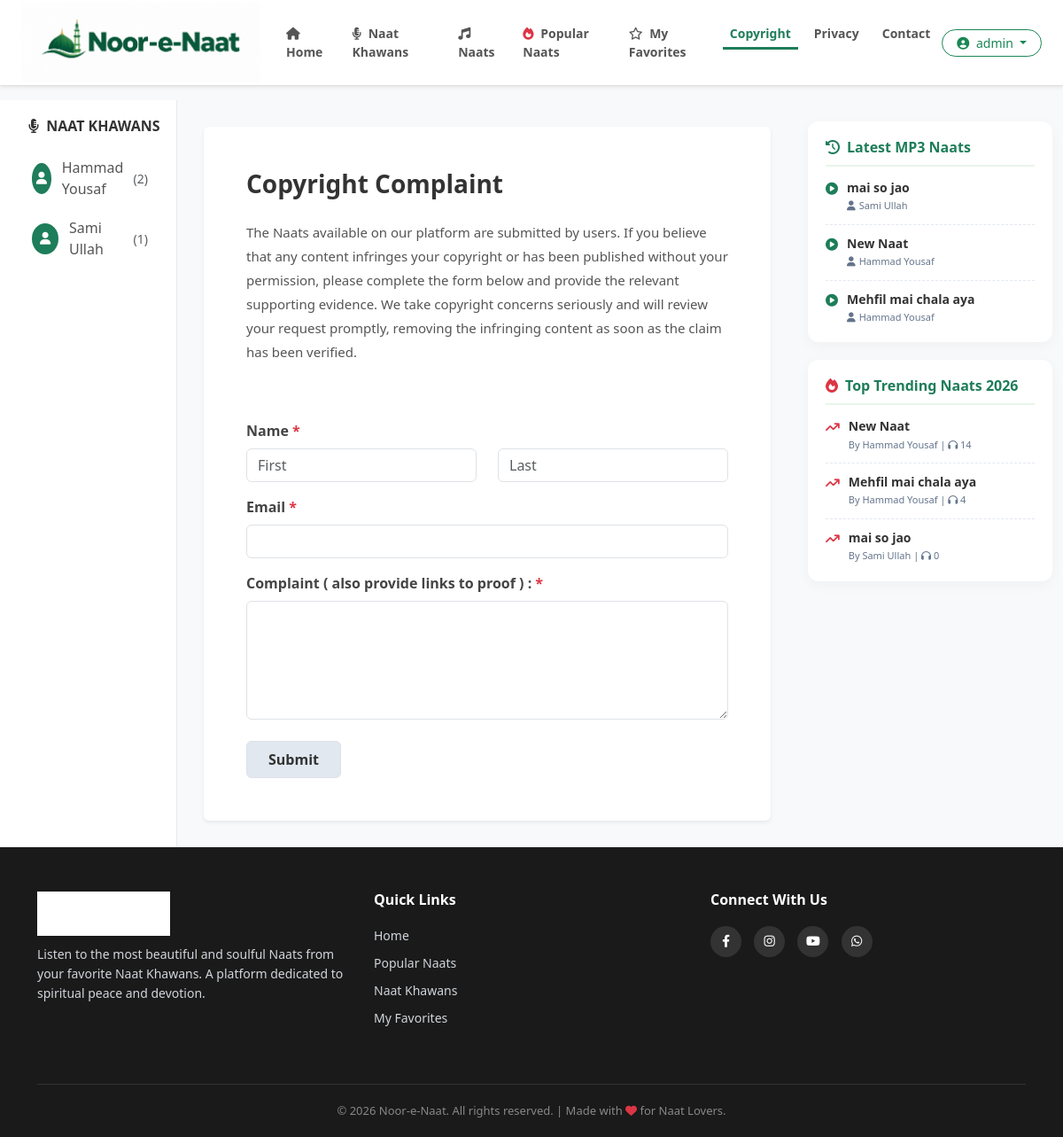
/copyright/ (signed in), run on the app's committed database.
### naat_app/models.py (models this page shows, shortened)
class NaatKhawan(models.Model):
    name = models.CharField(max_length=200)
    image = models.ImageField(upload_to='naat_khawan/', blank=True, null=True)

class PageContent(models.Model):
    PAGE_CHOICES = [
        ('privacy', 'Privacy Policy'),
        ('copyright', 'Copyright Policy'),
        ('contact', 'Contact Us'),
    ]
    page_name = models.CharField(max_length=20, choices=PAGE_CHOICES, unique=True)
    title = models.CharField(max_length=200, help_text="Page ka heading")
    content = models.TextField(help_text="Page ka poora content yahan likhein")

class Naat(models.Model):
    title = models.CharField(max_length=200)
    naat_khawan = models.ForeignKey(NaatKhawan, on_delete=models.CASCADE, related_name='naats')
    audio_file = models.FileField(upload_to='naats/')
    uploaded_at = models.DateTimeField(auto_now_add=True)
    is_live = models.BooleanField(default=True)
    is_popular = models.BooleanField(default=False)
    views = models.IntegerField(default=0, help_text="Kitni dafa suni gayi")

### naat_app/views.py (the view, shortened to what this page needs)
# urls.py: path('copyright/', views.copyright_page, name='copyright_page'),
def copyright_page(request):
    khawans = NaatKhawan.objects.all()
    for k in khawans:
        k.naat_count = Naat.objects.filter(naat_khawan=k, is_live=True).count()
    latest_naats = Naat.objects.filter(is_live=True).order_by('-uploaded_at')[:10]
    trending_naats = Naat.objects.filter(is_live=True).order_by('-views')[:10]
    page_data = PageContent.objects.filter(page_name='copyright').first()
    context = {'khawans': khawans, 'latest_naats': latest_naats, 'trending_naats': trending_naats, 'page_data': page_data}
    return render(request, 'pages/copyright.html', context)

### naat_app/templates/pages/copyright.html (shortened to what this page needs)
{% extends 'base.html' %}
{% block content %}
<div class="container-fluid mt-3">
    <div class="row">
        <div class="col-md-3 col-lg-2 sidebar d-none d-md-block">
            <h5><i class="fa-solid fa-microphone-lines me-1"></i> Naat Khawans</h5>
            {% for khawan in khawans %}
                <a href="{% url 'khawan_profile' khawan.id %}" class="khawan-link">
                    {% if khawan.image %}<img src="{{ khawan.image.url }}" class="artist-img-sidebar" alt="{{ khawan.name }}">{% else %}<div class="artist-placeholder-sidebar"><i class="fa-solid fa-user"></i></div>{% endif %}
                    {{ khawan.name }} <span class="ms-1 text-muted small">({{ khawan.naat_count }})</span>
                </a>
            {% endfor %}
        </div>
        <div class="col-12 col-md-6 col-lg-7 main-content">
            <div class="card p-4 p-md-5 shadow-sm border-0 content-card">
                <h2 class="fw-bold mb-4" style="color: #333; font-size: 28px;">
                    {% if page_data %}{{ page_data.title }}{% else %}Copyright Complaint{% endif %}
                </h2>
                {% if page_data %}
                    <div class="mb-5">{{ page_data.content|safe|linebreaks }}</div>
                {% endif %}
                <form method="POST">
                    <div class="mb-3">
                        <label class="form-label fw-bold" style="color: #444;">Name <span class="text-danger">*</span></label>
                        <div class="row">
                            <div class="col-md-6 mb-2 mb-md-0"><input type="text" name="first_name" class="form-control" placeholder="First" required></div>
                            <div class="col-md-6"><input type="text" name="last_name" class="form-control" placeholder="Last" required></div>
                        </div>
                    </div>
                    <div class="mb-3">
                        <label class="form-label fw-bold" style="color: #444;">Email <span class="text-danger">*</span></label>
                        <input type="email" name="email" class="form-control" required>
                    </div>
                    <div class="mb-4">
                        <label class="form-label fw-bold" style="color: #444;">Complaint ( also provide links to proof ) : <span class="text-danger">*</span></label>
                        <textarea name="complaint" class="form-control" rows="5" required></textarea>
                    </div>
                    <button type="submit" class="btn btn-light border px-4 py-2" style="background-color: #e2e8f0; font-weight: 600; color: #333;">Submit</button>
                </form>
            </div>
        </div>
        <div class="col-md-3 col-lg-3 d-none d-md-block mt-4">
            <div class="right-widget">
                <h5><i class="fa-solid fa-clock-rotate-left me-2"></i>Latest MP3 Naats</h5>
                {% for l_naat in latest_naats %}
                <div class="widget-item">
                    <i class="fa-solid fa-circle-play widget-icon"></i>
                    <div class="widget-text">
                        <a href="{% url 'naat_detail' l_naat.id %}">{{ l_naat.title }}</a>
                        <small><i class="fa-solid fa-user me-1"></i>{{ l_naat.naat_khawan.name }}</small>
                    </div>
                </div>
                {% endfor %}
            </div>
            <div class="right-widget">
                <h5><i class="fa-solid fa-fire text-danger me-2"></i>Top Trending Naats 2026</h5>
                {% for t_naat in trending_naats %}
                <div class="widget-item">
                    <i class="fa-solid fa-arrow-trend-up text-danger widget-icon"></i>
                    <div class="widget-text">
                        <a href="{% url 'naat_detail' t_naat.id %}">{{ t_naat.title }}</a>
                        <small>By {{ t_naat.naat_khawan.name }} | <i class="fa-solid fa-headphones"></i> {{ t_naat.views }}</small>
                    </div>
                </div>
                {% endfor %}
            </div>
        </div>
    </div>
</div>
{% endblock %}

### naat_app/templates/base.html (shortened to what this page needs)
{% load static %}
<!DOCTYPE html>
<html lang="en">
<head>
    <link href="https://cdn.jsdelivr.net/npm/bootstrap@5.3.0/dist/css/bootstrap.min.css" rel="stylesheet">
    <link rel="stylesheet" href="https://cdnjs.cloudflare.com/ajax/libs/font-awesome/6.4.0/css/all.min.css">
</head>
<body>
    <nav class="navbar navbar-expand-lg sticky-top shadow-sm">
        <div class="container-fluid px-4">
            <a class="navbar-brand d-flex align-items-center" href="/">
                <img src="{% static 'images/logo.png' %}" alt="Noor-e-Naat Logo">
            </a>
            <div class="collapse navbar-collapse" id="navbarNav">
                <ul class="navbar-nav mx-auto">
                    <li class="nav-item">
                        <a class="nav-link {% if request.resolver_match.url_name == 'home' %}active{% endif %}" href="{% url 'home' %}">
                            <i class="fa-solid fa-house me-1"></i> Home
                        </a>
                    </li>
                    <li class="nav-item">
                        <a class="nav-link {% if request.resolver_match.url_name == 'all_naat_khawans' or request.resolver_match.url_name == 'khawan_profile' %}active{% endif %}" href="{% url 'all_naat_khawans' %}">
                            <i class="fa-solid fa-microphone-lines me-1"></i> Naat Khawans
                        </a>
                    </li>
                    <li class="nav-item">
                        <a class="nav-link {% if request.resolver_match.url_name == 'all_naats' %}active{% endif %}" href="{% url 'all_naats' %}">
                            <i class="fa-solid fa-music me-1"></i> Naats
                        </a>
                    </li>
                    <li class="nav-item">
                        <a class="nav-link {% if request.resolver_match.url_name == 'popular_naats' %}active{% endif %}" href="{% url 'popular_naats' %}">
                            <i class="fa-solid fa-fire text-danger me-1"></i> Popular Naats
                        </a>
                    </li>
                    {% if user.is_authenticated %}
                    <li class="nav-item">
                        <a class="nav-link {% if request.resolver_match.url_name == 'my_favorites' %}active{% endif %}" href="{% url 'my_favorites' %}">
                            <i class="fa-regular fa-star me-1"></i> My Favorites
                        </a>
                    </li>
                    {% endif %}
                    <li class="nav-item">
                        <a class="nav-link {% if request.resolver_match.url_name == 'copyright_page' %}active{% endif %}" href="{% url 'copyright_page' %}">Copyright</a>
                    </li>
                    <li class="nav-item">
                        <a class="nav-link {% if request.resolver_match.url_name == 'privacy_page' %}active{% endif %}" href="{% url 'privacy_page' %}">Privacy</a>
                    </li>
                    <li class="nav-item">
                        <a class="nav-link {% if request.resolver_match.url_name == 'contact_page' %}active{% endif %}" href="{% url 'contact_page' %}">Contact</a>
                    </li>
                </ul>
                <div class="d-flex align-items-center gap-2 mt-3 mt-lg-0">
                    {% if user.is_authenticated %}
                        <div class="dropdown">
                            <button class="btn btn-outline-success btn-sm rounded-pill px-3 dropdown-toggle w-100" type="button" data-bs-toggle="dropdown">
                                <i class="fa-solid fa-user-circle me-1"></i> {{ user.username }}
                            </button>
                        </div>
                    {% else %}
                        <a href="{% url 'login' %}" class="btn btn-outline-dark btn-sm rounded-pill px-3 w-100">Login</a>
                        <a href="{% url 'register' %}" class="btn btn-success btn-sm rounded-pill px-3 w-100">Register</a>
                    {% endif %}
                </div>
            </div>
        </div>
    </nav>
    <div class="content-wrapper">
        {% block content %}{% endblock %}
    </div>
    <footer class="footer">
        <div class="container">
            <div class="row">
                <div class="col-md-4 mb-4 text-center text-md-start">
                    <img src="{% static 'images/logo.png' %}" alt="Noor-e-Naat" style="height: 50px; margin-bottom: 10px; filter: brightness(0) invert(1);">
                    <p style="font-size: 14px; line-height: 1.6;">Listen to the most beautiful and soulful Naats from your favorite Naat Khawans. A platform dedicated to spiritual peace and devotion.</p>
                </div>
                <div class="col-md-4 mb-4 text-center text-md-start">
                    <h5>Quick Links</h5>
                    <a href="{% url 'home' %}">Home</a>
                    <a href="{% url 'popular_naats' %}">Popular Naats</a>
                    <a href="{% url 'all_naat_khawans' %}">Naat Khawans</a>
                    {% if user.is_authenticated %}
                    <a href="{% url 'my_favorites' %}">My Favorites</a>
                    {% endif %}
                </div>
                <div class="col-md-4 mb-4 text-center text-md-start">
                    <h5>Connect With Us</h5>
                    <div class="social-icons mt-2">
                        <a href="#"><i class="fa-brands fa-facebook-f"></i></a>
                        <a href="#"><i class="fa-brands fa-instagram"></i></a>
                        <a href="#"><i class="fa-brands fa-youtube"></i></a>
                        <a href="#"><i class="fa-brands fa-whatsapp"></i></a>
                    </div>
                </div>
            </div>
            <div class="footer-bottom">
                &copy; 2026 Noor-e-Naat. All rights reserved. | Made with <i class="fa-solid fa-heart text-danger"></i> for Naat Lovers.
            </div>
        </div>
    </footer>
</body>
</html>

### data on the page
NaatKhawan: name "Hammad Yousaf", naat_count "2"
NaatKhawan: name "Sami Ullah", naat_count "1"
PageContent: title "Copyright Complaint", content "The Naats available on our platform are submitted by users. If you believe that any content infringes your copyright or has been published without your permission, please complete the form below and provide the relevant supporting evidence. We take copyright concerns seriously and will review your request promptly, removing the infringing content as soon as the claim has been verified."
Naat: title "mai so jao", naat_khawan.name "Sami Ullah", views "0"
Naat: title "New Naat", naat_khawan.name "Hammad Yousaf", views "14"
Naat: title "Mehfil mai chala aya", naat_khawan.name "Hammad Yousaf", views "4"

### other printed values
{{ user.username }} "admin"
